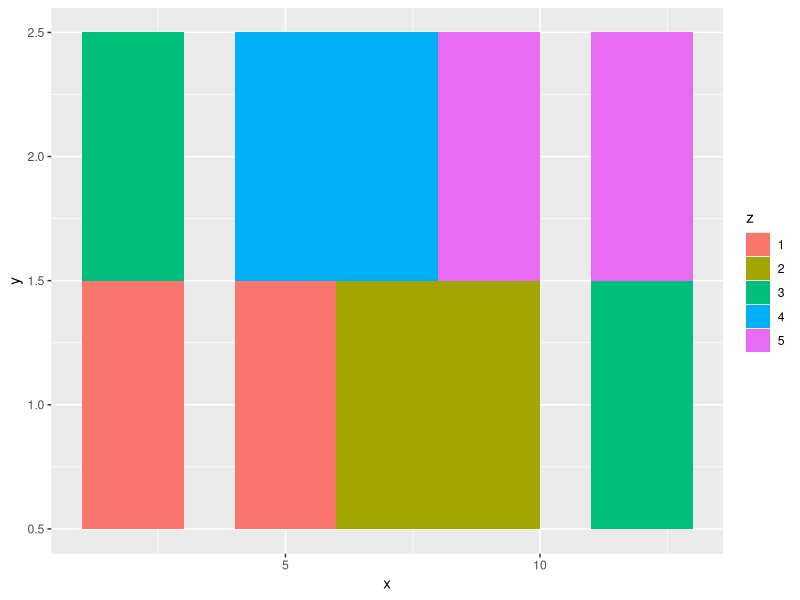
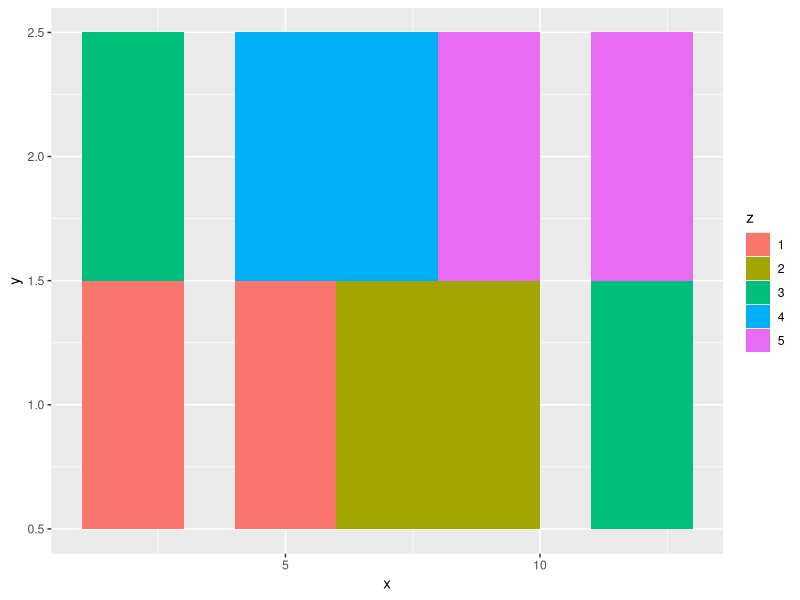
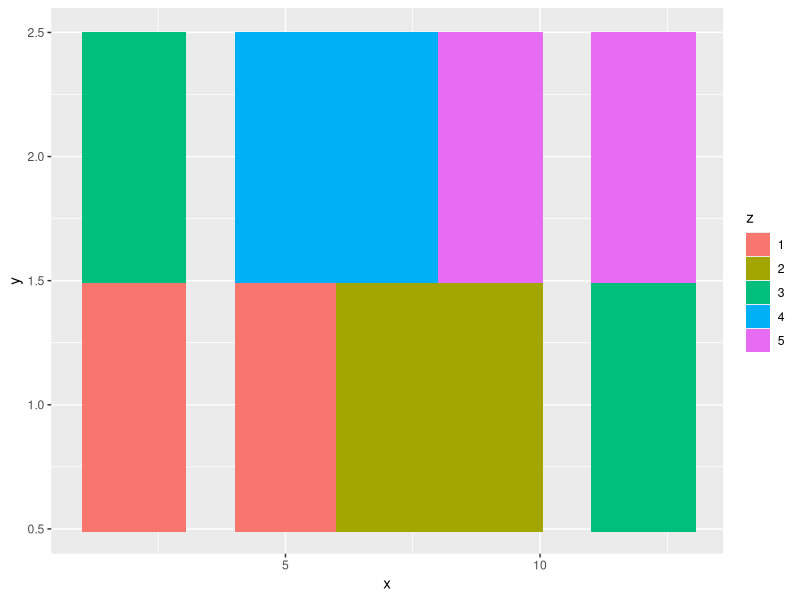

The R script that drew these images, in order:
## ---- chunk 1
library(knitr)
knitr::opts_chunk$set(
    error = FALSE,
    tidy  = FALSE,
    message = FALSE,
    warning = FALSE,
    fig.align = "center"
)
## ---- chunk 2
library(ggplot2)
library(grid)
df = data.frame(
    x = rep(c(2, 5, 7, 9, 12), 2),
    y = rep(c(1, 2), each = 5),
    z = factor(rep(1:5, each = 2)),
    w = rep(diff(c(0, 4, 6, 8, 10, 14)), 2)
)
## ---- chunk 3
ggplot(df, aes(x, y)) +
    geom_tile(aes(fill = z), color = NA)
## ---- chunk 4
ggplot(df, aes(x, y)) +
    geom_tile(aes(fill = z), color = NA)

# making viewports available
grid.force()

# obtain the path of `geom_rect`
vpath = grid.grep("geom_rect", grobs = TRUE, viewports = TRUE, grep = TRUE)

# obtain the rect grobs
grect = grid.get(vpath)

# edit the grob by extending 1pt on both sides
grect$width = grect$width + unit(2, "pt")
grect$height = grect$height + unit(2, "pt")

# update the plot
grid.set(vpath, grect)
